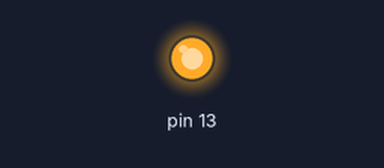
Recording of a sketch running on a simulated Arduino Uno, built with avr-gcc and run on an emulated ATmega328P. Shown: output pins drawn as LEDs (lit = HIGH).

Above: at 2.0 s.
At 8.1 s:
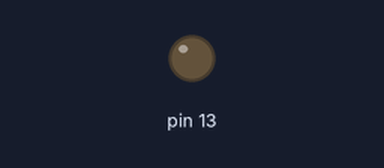
Timing chart, 0 to 12.7 s (numbered marks = the images above):
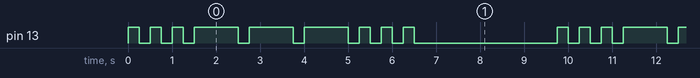

The sketch:

testClass.ino
```cpp
#include "MorseA.h"

MorseA morse(13);

void setup()
{
}

void loop()
{
  morse.dot(); morse.dot(); morse.dot();
  morse.dash(); morse.dash(); morse.dash();
  morse.dot(); morse.dot(); morse.dot();
  delay(3000);
}
```

MorseA.cpp
```cpp
/*
  Morse.cpp - Library for flashing Morse code.
  Created by David A. Mellis, November 2, 2007.
  Released into the public domain.
*/

#include "Arduino.h"
#include "MorseA.h"

MorseA::MorseA(int pin)
{
  pinMode(pin, OUTPUT);
  _pin = pin;
}

void MorseA::dot()
{
  digitalWrite(_pin, HIGH);
  delay(250);
  digitalWrite(_pin, LOW);
  delay(250);
}

void MorseA::dash()
{
  digitalWrite(_pin, HIGH);
  delay(1000);
  digitalWrite(_pin, LOW);
  delay(250);
}
```

MorseA.h
```cpp
#include <Morse.h>

/*
  Morse.h - Library for flashing Morse code.
  Created by David A. Mellis, November 2, 2007.
  Released into the public domain.
*/
#ifndef MorseA_h
#define MorseA_h

#include "Arduino.h"

class MorseA
{
  public:
    MorseA(int pin);
    void dot();
    void dash();
  private:
    int _pin;
};

#endif
```

Measured:
- by itself, pin 13: repeats every 9.8 s: 2 × (LOW 0.25 s, HIGH 0.25 s), 3 × (LOW 0.25 s, HIGH 1.0 s), 3 × (LOW 0.25 s, HIGH 0.25 s), LOW 3.3 s, HIGH 0.25 s
- by itself, everything shown: repeats every 9.8 s, in 18 steps
